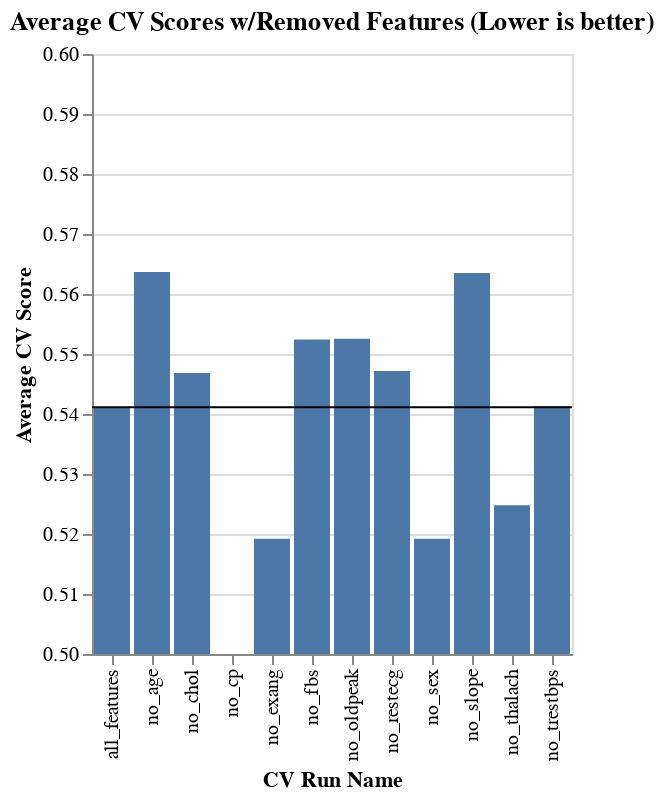

Source (notebook cell):
### Code cell
knn = KNeighborsClassifier()
scores = {"name": [], "average_CV_score": []}

# This serves as a baseline to compare the other runs
cv_results = cross_val_score(knn, X_train, y_train)
scores["name"].append("all_features")
scores["average_CV_score"].append(np.average(cv_results))
print(
    "Baseline model with no optimizations: ",
    np.round(np.average(cv_results), decimals=4)
)

for col in X_train.columns:
    cv_results = cross_val_score(knn, X_train.drop(columns=[col]), y_train)
    scores["name"].append("no_" + col)
    scores["average_CV_score"].append(np.average(cv_results))

cv_results_df = pd.DataFrame(scores)

chart = alt.Chart(cv_results_df).mark_bar(clip=True).encode(
    alt.X(
        'name:O',
        title="CV Run Name"
    ),
    alt.Y(
        'average_CV_score:Q',
        title="Average CV Score"
    ).scale(domain=[0.5, 0.6]),
).properties(
    title = "Average CV Scores w/Removed Features (Lower is better)"
)
line = alt.Chart(cv_results_df.loc[cv_results_df["name"] == "all_features"]).mark_rule().encode(y='average_CV_score')

chart + line

### Figure 1 — Vega-Lite specification as saved in the notebook (floating-point values rounded to 4 significant figures)
{"config": {"view": {"continuousWidth": 300, "continuousHeight": 300}}, "layer": [{"data": {"name": "data-a36fb205e479c7f76ada856edeb59c0f"}, "mark": {"type": "bar", "clip": true}, "encoding": {"x": {"field": "name", "title": "CV Run Name", "type": "ordinal"}, "y": {"field": "average_CV_score", "scale": {"domain": [0.5, 0.6]}, "title": "Average CV Score", "type": "quantitative"}}, "title": "Average CV Scores w/Removed Features (Lower is better)"}, {"data": {"name": "data-e3328aa118d736c54b22a97ce5a8d3c0"}, "mark": {"type": "rule"}, "encoding": {"y": {"field": "average_CV_score", "type": "quantitative"}}}], "$schema": "https://vega.github.io/schema/vega-lite/v5.16.3.json", "datasets": {"data-a36fb205e479c7f76ada856edeb59c0f": [{"name": "all_features", "average_CV_score": 0.5411}, {"name": "no_age", "average_CV_score": 0.5637}, {"name": "no_trestbps", "average_CV_score": 0.5413}, {"name": "no_chol", "average_CV_score": 0.5468}, {"name": "no_thalach", "average_CV_score": 0.5248}, {"name": "no_oldpeak", "average_CV_score": 0.5526}, {"name": "no_sex", "average_CV_score": 0.5192}, {"name": "no_cp", "average_CV_score": 0.4974}, {"name": "no_fbs", "average_CV_score": 0.5524}, {"name": "no_restecg", "average_CV_score": 0.5471}, {"name": "no_exang", "average_CV_score": 0.5192}, {"name": "no_slope", "average_CV_score": 0.5635}], "data-e3328aa118d736c54b22a97ce5a8d3c0": [{"name": "all_features", "average_CV_score": 0.5411}]}}
